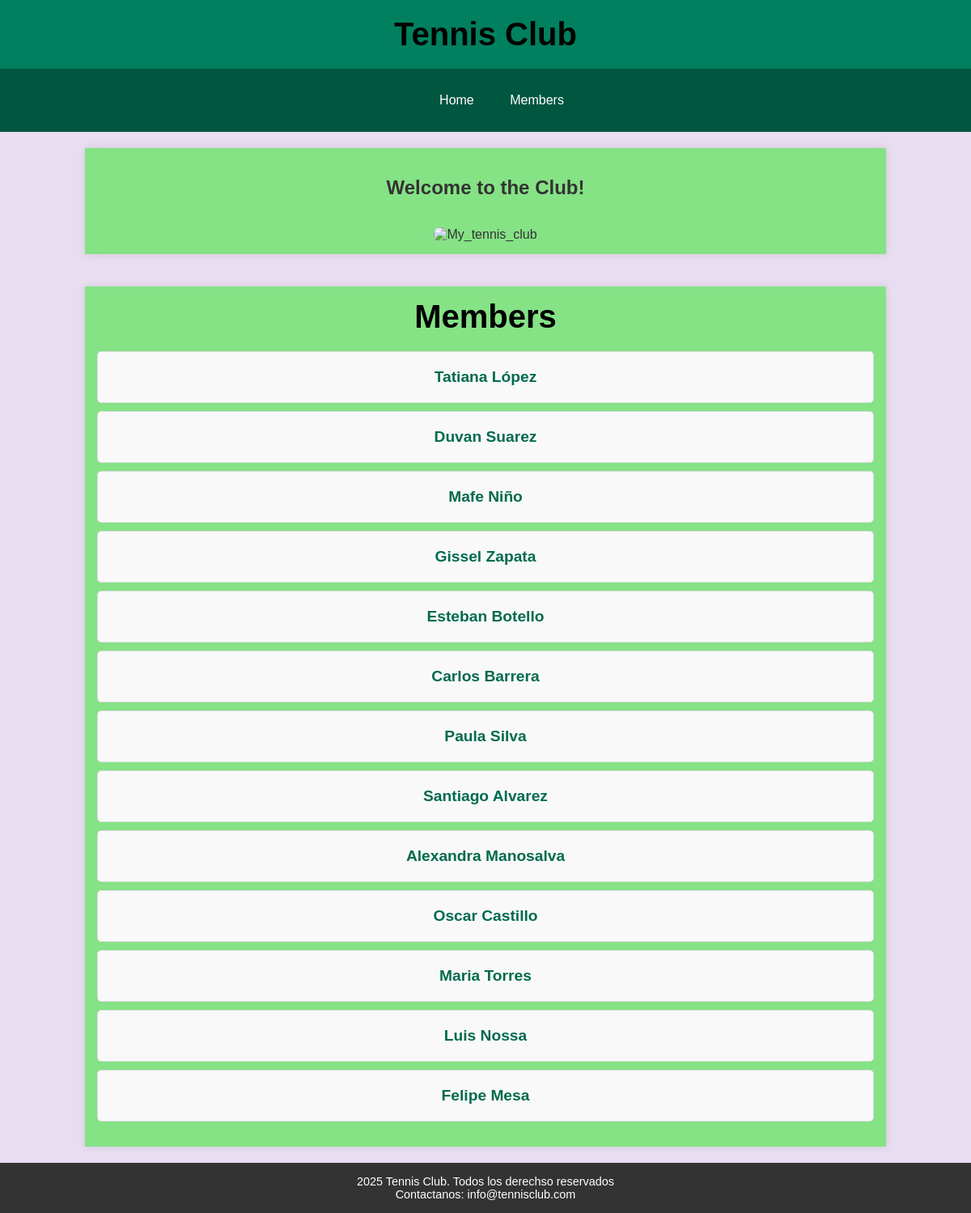
/members/, run on an earlier commit of the app's database.
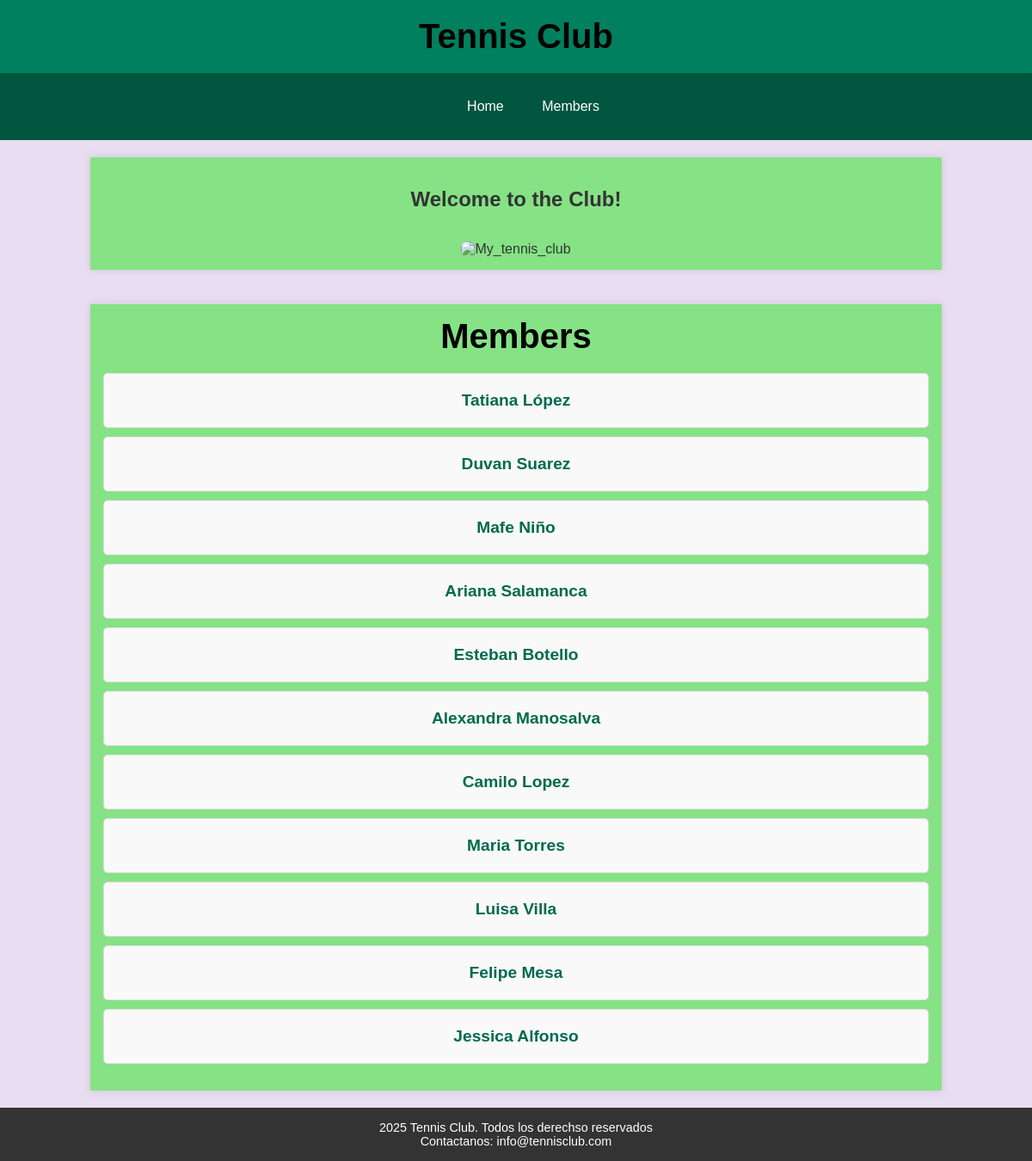
And on a later commit of the database.
### members/models.py (models this page shows, shortened)
class Member(models.Model):
    firstname = models.CharField(max_length=255)
    lastname = models.CharField(max_length=255)
    phone = models.IntegerField(null=True)
    joined_date = models.DateField(null=True)
    gender = models.CharField(max_length=10, null=True)
    birthday = models.DateField(null=True)
    email = models.EmailField(null=True)

### members/views.py (the view)
# urls.py: path('members/', views.members, name='members'),
def members(request):
    mymembers = Member.objects.all().values()
    template = loader.get_template('all_members.html')
    context = {
        'mymembers': mymembers,
    }
    return HttpResponse(template.render(context, request))

### members/templates/all_members.html (shortened to what this page needs)
{% extends "master.html" %}
{% block content %}
<div class="container">
    <h1>Members</h1>
    <ul class="member-list">
    {% for x in mymembers %}
        <li><a href="details/{{ x.id }}">{{ x.firstname }} {{ x.lastname }}</a></li>
    {% endfor %}
    </ul>
</div>
{% endblock %}

### members/templates/master.html (shortened to what this page needs)
<!DOCTYPE html>
<html lang="es">
<head>
</head>
<body>
<header>
<h1>Tennis Club</h1>
</header>
<nav>
    <ul>
        <li><a href="/">Home</a></li>
        <li><a href="/members">Members</a></li>
    </ul>
</nav>
<div class ="container">
<h2>Welcome to the Club!</h2>
<img src= "https://plus.unsplash.com/premium_photo-1666913667082-c1fecc45275d?fm=jpg&q=60&w=3000&ixlib=rb-4.1.0&ixid=M3wxMjA3fDB8MHxzZWFyY2h8MXx8dGVubmlzfGVufDB8fDB8fHww" alt="My_tennis_club" width="300">
</div>
{% block content %}
{% endblock %}
<footer>
    <p> 2025 Tennis Club. Todos los derechso reservados</p>
    <p>Contactanos: info@tennisclub.com</p>
</footer>
</body>
</html>

### members/templates/master.html (style rules this page uses)
body { font-family: Arial, sans serif; background-color: #e8ddf1ff; color: #333; margin: 0; padding: 0; display: flex; flex-direction: column; min-height: 100vh; }
header { background-color: #00805eff; color: white; padding: 20px 0; text-align: center; }
h1 { margin: 0; font-size: 2.5em; color: #000000ff; text-align:center; }
nav { background-color:#00563f; padding:0; text-align: center; }
nav ul li { display:inline-block; }
nav ul li a { display:block; color:white; text-align: center; padding: 14px 20px; text-decoration: none; transition: background-color 0.3s; }
.member-list { list-style: none; padding: 0; margin-top: 20px; text-align: center; }
.member-list li a { display: block; background-color: #f9f9f9; border: 1px solid #ddd; padding: 20px; margin-bottom: 10px; text-decoration: none; color: #006A4E; font-size: 1.2em; font-weight: bold; border-radius: 5px; transition: transform 0.2s, box-shadow 0.2s; }
.container { flex: 1; width: 80%; margin: 20px auto; padding: 15px; background-color: #85e285ff; box-shadow: 0 0 10px rgba(0, 0, 0, 0.1); text-align: center; }
img { max-width: 100%; height: auto; border-radius: 8px; margin-top: 15px; }
p { font-size: 1.1em; line height: 1.6; }
footer { background-color: #333; color: white; text-align: center; padding: 15px 0; width: 100%; }
footer p { margin: 0; font-size: 0.9em; }

What changed in the data, as far as the page shows it:
removed Member: firstname "Gissel", lastname "Zapata"
removed Member: firstname "Carlos", lastname "Barrera"
removed Member: firstname "Paula", lastname "Silva"
removed Member: firstname "Santiago", lastname "Alvarez"
removed Member: firstname "Oscar", lastname "Castillo"
added Member: firstname "Ariana", lastname "Salamanca"
added Member: firstname "Camilo", lastname "Lopez"
changed Member: firstname "Luis" → "Luisa"; lastname "Nossa" → "Villa"
added Member: firstname "Jessica", lastname "Alfonso"
